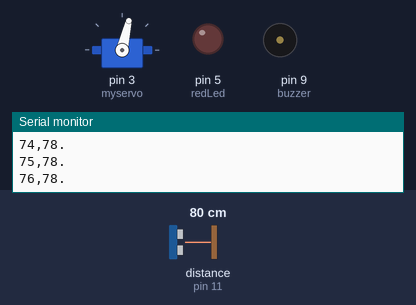
The sketch below on a simulated Arduino Uno, built with avr-gcc and run on an emulated ATmega328P. Shown: servo, output pins drawn as LEDs (lit = HIGH), buzzer (waves = sounding), the last lines printed to the serial monitor. Wiring (inferred from the names in the program): ultrasonic range finder: trigger pin 10; echo pin 11. The test bench sets the inputs (shaded band); at power-on: distance to the obstacle (sensor on pin 11) 80 cm. The echo pulse lasts 58.3 µs per cm; pins used as bus, display or sensor lines are not drawn.

Above: at 1.2 s.
1.3 s: distance to the obstacle (sensor on pin 11) set to 18 cm
At 1.9 s:
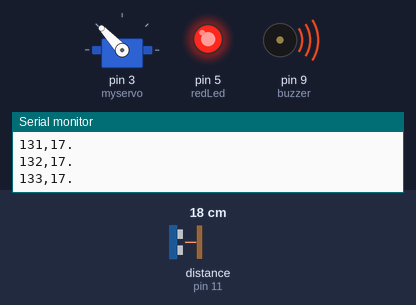
4.3 s: distance to the obstacle (sensor on pin 11) set to 250 cm
At 4.98 s:
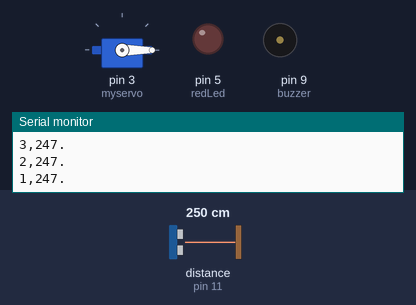
7.3 s: distance to the obstacle (sensor on pin 11) set to 2 cm
At 8.2 s:
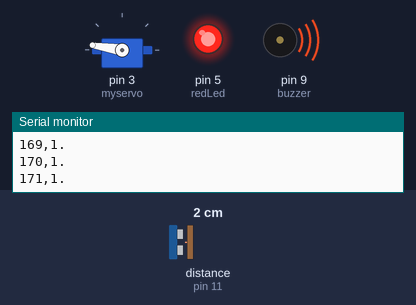
10.3 s: distance to the obstacle (sensor on pin 11) set to 299 cm
At 11.2 s:
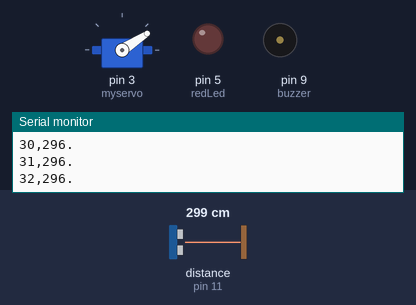
13.3 s: distance to the obstacle (sensor on pin 11) set to 4 cm
At 15.5 s:
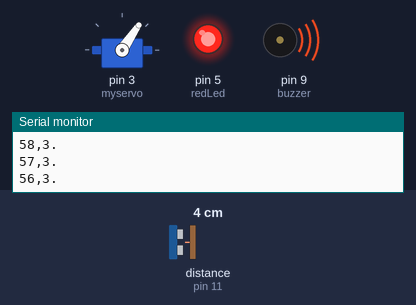
16.3 s: distance to the obstacle (sensor on pin 11) set to 9 cm
Timing chart, 0 to 20.3 s (numbered marks = the images above; inputs shaded):
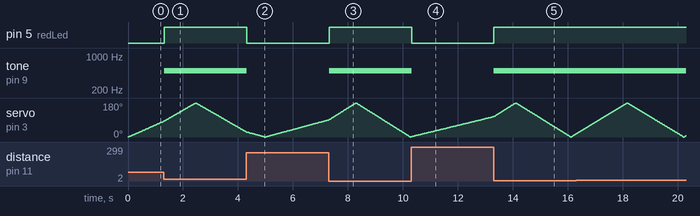

Measured:
- after the input at 1.3 s, pin 5 (redLed): LOW → HIGH at once; tone on pin 9 (buzzer): silent → 500 Hz at once
- after the input at 4.3 s, pin 5 (redLed): HIGH → LOW at once; tone on pin 9 (buzzer): 500 Hz → silent at once
- after the input at 7.3 s, pin 5 (redLed): LOW → HIGH at once; tone on pin 9 (buzzer): silent → 500 Hz at once
- after the input at 10.3 s, pin 5 (redLed): HIGH → LOW at once; tone on pin 9 (buzzer): 500 Hz → silent at once
- after the input at 13.3 s, pin 5 (redLed): LOW → HIGH at once; tone on pin 9 (buzzer): silent → 500 Hz at once

The sketch:

Sonar.ino
```cpp
#include <Servo.h>
Servo myservo;
int trig = 10;
int echo = 11;
long duration;
float distance;
int buzzer = 9;
int redLed = 5;

void setup() {
  myservo.attach(3);
  pinMode(trig, OUTPUT);
  pinMode(echo, INPUT);
  pinMode(buzzer, OUTPUT);
  pinMode(redLed, OUTPUT);
  Serial.begin(9600);
}

void loop() {
  for (int deg = 0; deg <= 180; deg++) {
    myservo.write(deg);
    delay(10);
    digitalWrite(trig, LOW);
    delayMicroseconds(2);
    digitalWrite(trig, HIGH);
    delayMicroseconds(10);
    digitalWrite(trig, LOW);
    duration = pulseIn(echo, HIGH);
    distance = duration * 0.017;
    Serial.print(deg);
    Serial.print(",");
    Serial.print((int)distance);
    Serial.println(".");
    if (distance <= 20) {
      digitalWrite(redLed, HIGH);
      tone(buzzer, 500);
    } else {
      digitalWrite(redLed, LOW);
      noTone(buzzer);
    }
  }
  for (int deg = 180; deg >= 0; deg--) {
    myservo.write(deg);
    delay(10);
    digitalWrite(trig, LOW);
    delayMicroseconds(2);
    digitalWrite(trig, HIGH);
    delayMicroseconds(10);
    digitalWrite(trig, LOW);
    duration = pulseIn(echo, HIGH);
    distance = duration * 0.017;
    Serial.print(deg);
    Serial.print(",");
    Serial.print((int)distance);
    Serial.println(".");
    if (distance <= 20) {
      digitalWrite(redLed, HIGH);
      tone(buzzer, 500);
    } else {
      digitalWrite(redLed, LOW);
      noTone(buzzer);
    }
  }
}
```
